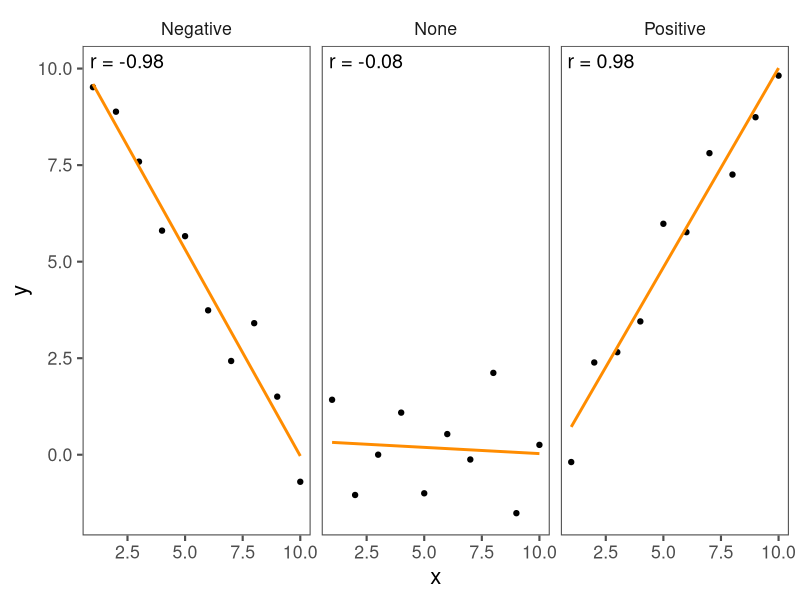
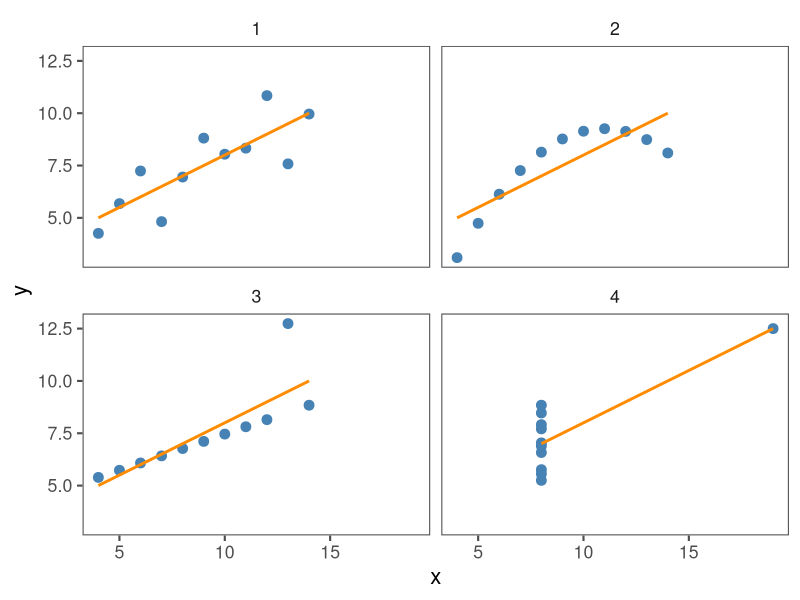
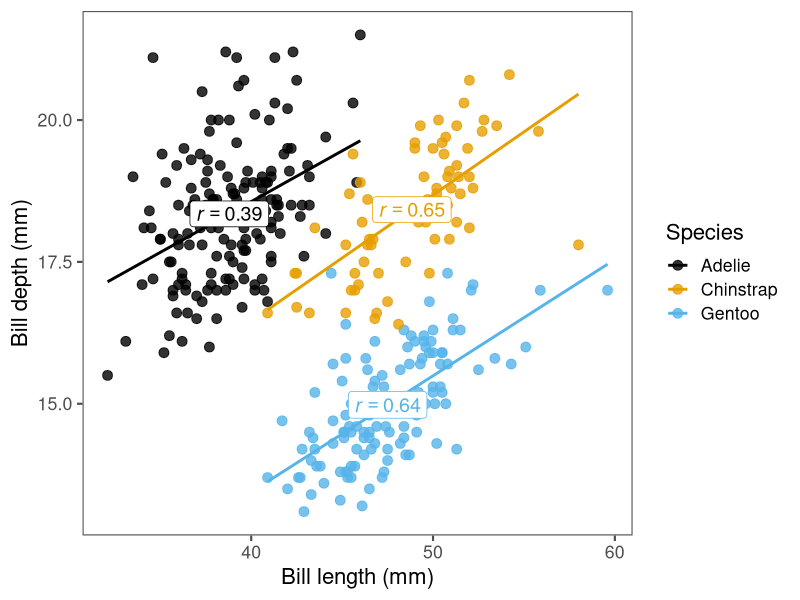

R code for these plots, in order:
## ---- chunk 1
library(tidyverse)
library(palmerpenguins)
library(ggthemes) # colourblind and theme_few
theme_set(theme_few(base_size = 16))
## ---- chunk 2
# Quick examples with r labels
library(tidyverse)

set.seed(19)
x <- 1:10
y_pos <- x + rnorm(10)
y_neg <- 10 - x + rnorm(10)
y_none <- rnorm(10)

# Combine into tibble
df <- tibble(
  x = rep(x, 3),
  y = c(y_pos, y_neg, y_none),
  type = rep(c("Positive", "Negative", "None"), each = 10)
)

# Compute correlation for each type
cors <- df |>
  group_by(type) |>
  summarise(r = cor(x, y)) |>
  mutate(label = paste0("r = ", round(r, 2)))

# Plot with r annotations
ggplot(df, aes(x, y)) +
  geom_point() +
  geom_smooth(method = "lm", se = FALSE, colour = "darkorange") +
  facet_wrap(~type) +
  geom_text(
    data = cors,
    aes(x = -Inf, y = Inf, label = label),
    hjust = -0.1, vjust = 1.5,
    size = 5, colour = "black",
    inherit.aes = FALSE
  )

## ---- chunk 3
# Only Gentoo data
Gentoo <- penguins |>
  filter(species == "Gentoo")

cor(x = Gentoo$bill_length_mm,
    y = Gentoo$bill_depth_mm,
    use = "complete.obs")
## ---- chunk 4
#| output-location: column

cor.test(
  x = Gentoo$bill_length_mm, 
  y = Gentoo$bill_depth_mm,
  use = "complete.obs"   # Ignore NAs
)
## ---- chunk 5
# Convert to tidy format
anscombe_tidy <- anscombe |>
  pivot_longer(
    cols = everything(),
    names_to = c(".value", "set"),
    names_pattern = "(.)(.)"
  )

# Calculate correlations to show they're identical
# anscombe_tidy |>
#   group_by(set) |>
#   summarise(r = cor(x, y))

# Plot the four datasets
ggplot(anscombe_tidy, aes(x, y)) +
  geom_point(size = 3, colour = "steelblue") +
  geom_smooth(method = "lm", se = FALSE, colour = "darkorange", linewidth = 1) +
  facet_wrap(~set)
## ---- chunk 6
penguins |> 
  group_by(species) |> 
  summarise(r = cor(x = bill_length_mm, 
                    y = bill_depth_mm,
                    use = "complete.obs")) # Ignore NAs
## ---- chunk 7
# Compute correlation and centroid for each species
cors <- penguins |>
  group_by(species) |>
  summarise(
    r = cor(bill_length_mm, bill_depth_mm, use = "complete.obs"),
    x = mean(bill_length_mm, na.rm = TRUE),
    y = mean(bill_depth_mm, na.rm = TRUE)
  ) |>
  mutate(label = paste0("italic(r) == ", round(r, 2)))  # to make r italic


linear_check <- penguins |> 
  ggplot(aes(x = bill_length_mm, 
             y = bill_depth_mm, 
             colour = species)) +
  geom_point(size = 3, alpha = 0.8) +
  scale_color_colorblind() +
  geom_smooth(method = "lm", se = FALSE) +
  geom_label(
    data = cors,
    aes(x = x, y = y, label = label, colour = species),
    size  = 5,
    parse = TRUE,       # to interpret `italic()`
    show.legend = FALSE
  ) +
  labs(x = "Bill length (mm)",
       y = "Bill depth (mm)",
       colour = "Species")
## ---- chunk 8
linear_check
## ---- chunk 9
#| output-location: column
# Example: Spearman correlation
cor.test(x = Gentoo$bill_length_mm,
         y = Gentoo$bill_depth_mm, 
         method = "spearman", 
         use = "complete.obs")
## ---- chunk 10
#| output-location: column
# Example: Kendall correlation
cor.test(x = Gentoo$bill_length_mm,
         y = Gentoo$bill_depth_mm, 
         method = "kendal", 
         use = "complete.obs")
## ---- chunk 11
# Compute r and R² for penguins data
r <- cor(x = Gentoo$bill_length_mm,
         y = Gentoo$bill_depth_mm,
         use = "complete.obs")
# Correlation coefficient r
r
# Coefficient of determination, R2
r^2
